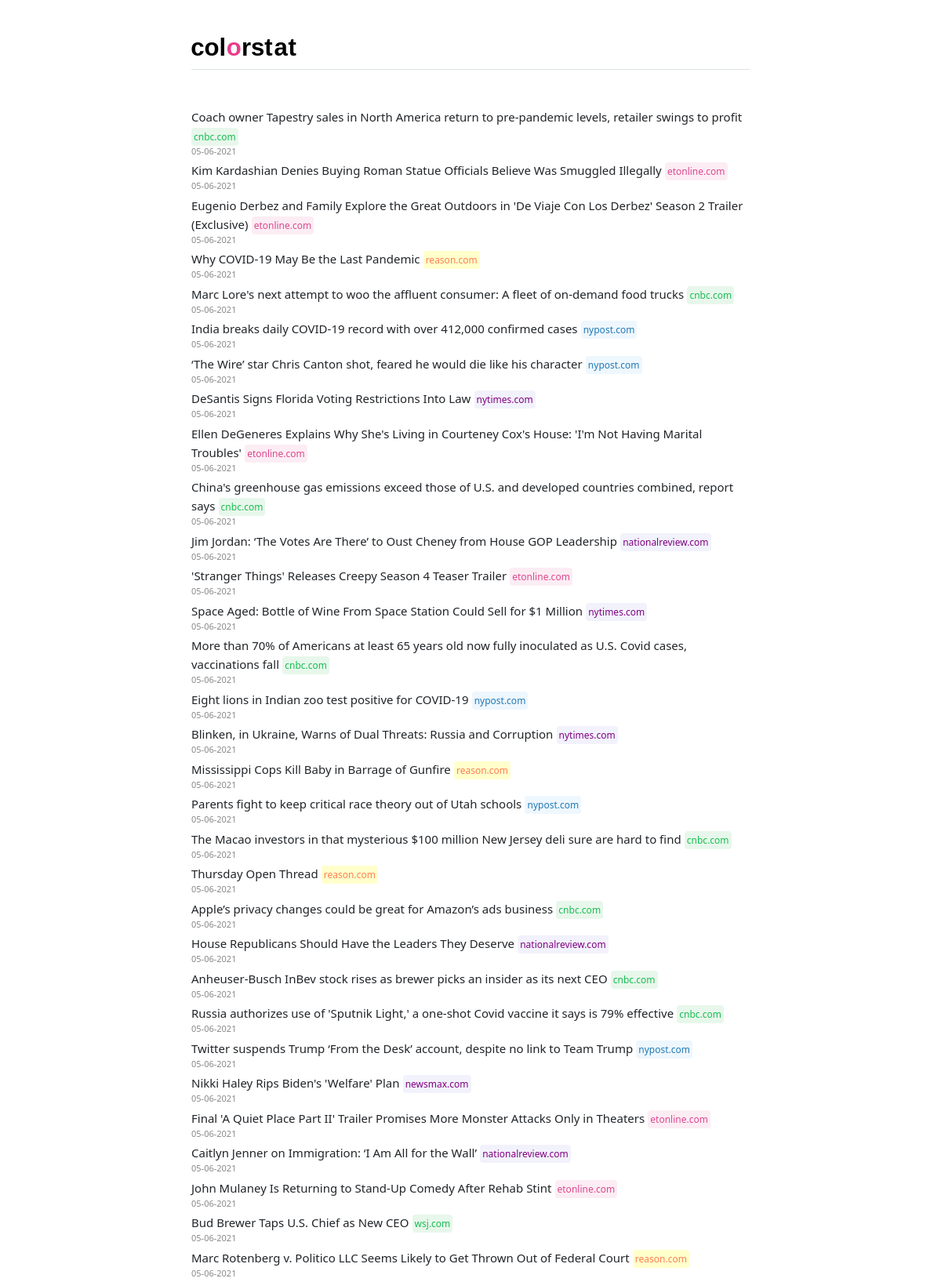
The page /home (upper part) on the database its author committed.
### main.py (models this page shows, shortened)
class Article(db.Model):
    id = db.Column(db.Integer, primary_key=True)
    title = db.Column(db.String(500), nullable=False)
    summary = db.Column(db.String(1000), nullable=False)
    published = db.Column(db.DateTime, nullable=False)
    link = db.Column(db.String(500), unique=True, nullable=False)
    category = db.Column(db.String(100), nullable=False)

### main.py (the view)
@app.route('/')
@app.route('/home', methods=['GET'])
@view_counter.count
def home():
    page = request.args.get('page', 1, type=int)
    articles = Article.query.order_by(
        Article.published.desc()).paginate(page=page, per_page=50)
    return render_template('home.html', title='Colorstat', articles=articles)

### main.py (called while the page is built)
def get_domain(link):
    return urlparse(link).netloc.replace('www.', '')

def format_time(t):
    return datetime.datetime.strftime(t, '%m-%d-%Y')

### templates/home.html (shortened to what this page needs)
{% extends 'base.html' %}
{% block head %}
<link rel="stylesheet" href="{{url_for('static', filename='style.css')}}" type="text/css"/>
{% endblock %}
{% block body %}
<div class="col-lg-8 mx-auto p-3 py-md-5">
    <header class="d-flex align-items-center pb-3 mb-5 border-bottom">
        <a href="/" class="d-flex align-items-center text-dark text-decoration-none">
            <!DOCTYPE svg PUBLIC "-//W3C//DTD SVG 1.1//EN" "http://www.w3.org/Graphics/SVG/1.1/DTD/svg11.dtd"><svg
                width="45%" height="45%" viewBox="0 0 648 115" version="1.1" xmlns="http://www.w3.org/2000/svg"
                xmlns:xlink="http://www.w3.org/1999/xlink" xml:space="preserve" xmlns:serif="http://www.serif.com/"
                style="fill-rule:evenodd;clip-rule:evenodd;stroke-linejoin:round;stroke-miterlimit:2;">
                <g transform="matrix(4.15359,0,0,4.15359,-1923.31,-4060)"><text x="462.072px" y="1004.34px"
                        style="font-family:'NHaasGroteskTXPro-75Bd', 'Neue Haas Grotesk Text Pro', sans-serif;font-weight:700;font-size:36.113px;">col</text><text
                        x="514.725px" y="1004.34px"
                        style="font-family:'NHaasGroteskTXPro-75Bd', 'Neue Haas Grotesk Text Pro', sans-serif;font-weight:700;font-size:36.113px;fill:#e83f8b;">o</text><text
                        x="536.971px" y="1004.34px"
                        style="font-family:'NHaasGroteskTXPro-75Bd', 'Neue Haas Grotesk Text Pro', sans-serif;font-weight:700;font-size:36.113px;">rs
                        <tspan x="570.701px 585.11px 605.876px " y="1004.34px 1004.34px 1004.34px ">tat</tspan>
                    </text></g>
            </svg>
        </a>
    </header>
    {% for article in articles.items %}
        <span class="article-content">{{article.title}}</span>
        <a class="{{article.category}}" href="{{article.link}}">{{article.link|domain}}</a>
        <div class="article-pubdate">{{article.published|format_time}}</div>
        {% endfor %}
    <br />
</div>
{% endblock %}

### templates/base.html (shortened to what this page needs)
<!DOCTYPE html>
<html lang="en">
<head>
    <link rel="stylesheet" href="https://cdn.jsdelivr.net/npm/bootstrap@5.0.0-beta3/dist/css/bootstrap.min.css"
>
    {% block head %} {% endblock %}
</head>
<body>
    <div class="container">
        {% block body %} {% endblock %}
    </div>
</body>
</html>

### static/style.css (style rules this page uses)
a.politics { font-size: 12px; background-color: #F2F2FC; color: #800080; text-decoration: none; font-weight: 500; padding: 3px; border-radius: 4px; }
a.business { font-size: 12px; background-color: #E8F7EB; color: #18BD53; text-decoration: none; font-weight: 500; padding: 3px; border-radius: 4px; }
a.world { font-size: 12px; background-color: #eef7fd; color: #217AB7; text-decoration: none; font-weight: 500; padding: 3px; border-radius: 4px; }
a.general { font-size: 12px; background-color: #FFFFCC; color: #ff7f50; text-decoration: none; font-weight: 500; padding: 3px; border-radius: 4px; }
a.entertainment { font-size: 12px; background-color: #FCEDF4; color: #DC4890; text-decoration: none; font-weight: 500; padding: 3px; border-radius: 4px; }
div.article-pubdate { font-size: 11px; color: #888888; padding-bottom: 4px; }
.article-content { font-size: 15px; }

### rows shown on the page
Article: title "Coach owner Tapestry sales in North America return to pre-pandemic levels, retailer swings to profit", link|domain "cnbc.com", published "05-06-2021"
Article: title "Kim Kardashian Denies Buying Roman Statue Officials Believe Was Smuggled Illegally", link|domain "etonline.com", published "05-06-2021"
Article: title "Eugenio Derbez and Family Explore the Great Outdoors in 'De Viaje Con Los Derbez' Season 2 Trailer (Exclusive)", link|domain "etonline.com", published "05-06-2021"
Article: title "Why COVID-19 May Be the Last Pandemic", link|domain "reason.com", published "05-06-2021"
Article: title "Marc Lore's next attempt to woo the affluent consumer: A fleet of on-demand food trucks", link|domain "cnbc.com", published "05-06-2021"
Article: title "India breaks daily COVID-19 record with over 412,000 confirmed cases", link|domain "nypost.com", published "05-06-2021"
Article: title "‘The Wire’ star Chris Canton shot, feared he would die like his character", link|domain "nypost.com", published "05-06-2021"
Article: title "DeSantis Signs Florida Voting Restrictions Into Law", link|domain "nytimes.com", published "05-06-2021"
Article: title "Ellen DeGeneres Explains Why She's Living in Courteney Cox's House: 'I'm Not Having Marital Troubles'", link|domain "etonline.com", published "05-06-2021"
Article: title "China's greenhouse gas emissions exceed those of U.S. and developed countries combined, report says", link|domain "cnbc.com", published "05-06-2021"
Article: title "Jim Jordan: ‘The Votes Are There’ to Oust Cheney from House GOP Leadership", link|domain "nationalreview.com", published "05-06-2021"
Article: title "'Stranger Things' Releases Creepy Season 4 Teaser Trailer", link|domain "etonline.com", published "05-06-2021"
Article: title "Space Aged: Bottle of Wine From Space Station Could Sell for $1 Million", link|domain "nytimes.com", published "05-06-2021"
Article: title "More than 70% of Americans at least 65 years old now fully inoculated as U.S. Covid cases, vaccinations fall", link|domain "cnbc.com", published "05-06-2021"
Article: title "Eight lions in Indian zoo test positive for COVID-19", link|domain "nypost.com", published "05-06-2021"
Article: title "Blinken, in Ukraine, Warns of Dual Threats: Russia and Corruption", link|domain "nytimes.com", published "05-06-2021"
Article: title "Mississippi Cops Kill Baby in Barrage of Gunfire", link|domain "reason.com", published "05-06-2021"
Article: title "Parents fight to keep critical race theory out of Utah schools", link|domain "nypost.com", published "05-06-2021"
Article: title "The Macao investors in that mysterious $100 million New Jersey deli sure are hard to find", link|domain "cnbc.com", published "05-06-2021"
Article: title "Thursday Open Thread", link|domain "reason.com", published "05-06-2021"
Article: title "Apple’s privacy changes could be great for Amazon’s ads business", link|domain "cnbc.com", published "05-06-2021"
Article: title "House Republicans Should Have the Leaders They Deserve", link|domain "nationalreview.com", published "05-06-2021"
Article: title "Anheuser-Busch InBev stock rises as brewer picks an insider as its next CEO", link|domain "cnbc.com", published "05-06-2021"
Article: title "Russia authorizes use of 'Sputnik Light,' a one-shot Covid vaccine it says is 79% effective", link|domain "cnbc.com", published "05-06-2021"
Article: title "Twitter suspends Trump ‘From the Desk’ account, despite no link to Team Trump", link|domain "nypost.com", published "05-06-2021"
Article: title "Nikki Haley Rips Biden's 'Welfare' Plan", link|domain "newsmax.com", published "05-06-2021"
Article: title "Final 'A Quiet Place Part II' Trailer Promises More Monster Attacks Only in Theaters", link|domain "etonline.com", published "05-06-2021"
Article: title "Caitlyn Jenner on Immigration: ‘I Am All for the Wall’", link|domain "nationalreview.com", published "05-06-2021"
Article: title "John Mulaney Is Returning to Stand-Up Comedy After Rehab Stint", link|domain "etonline.com", published "05-06-2021"
Article: title "Bud Brewer Taps U.S. Chief as New CEO", link|domain "wsj.com", published "05-06-2021"
Article: title "Marc Rotenberg v. Politico LLC Seems Likely to Get Thrown Out of Federal Court", link|domain "reason.com", published "05-06-2021"
